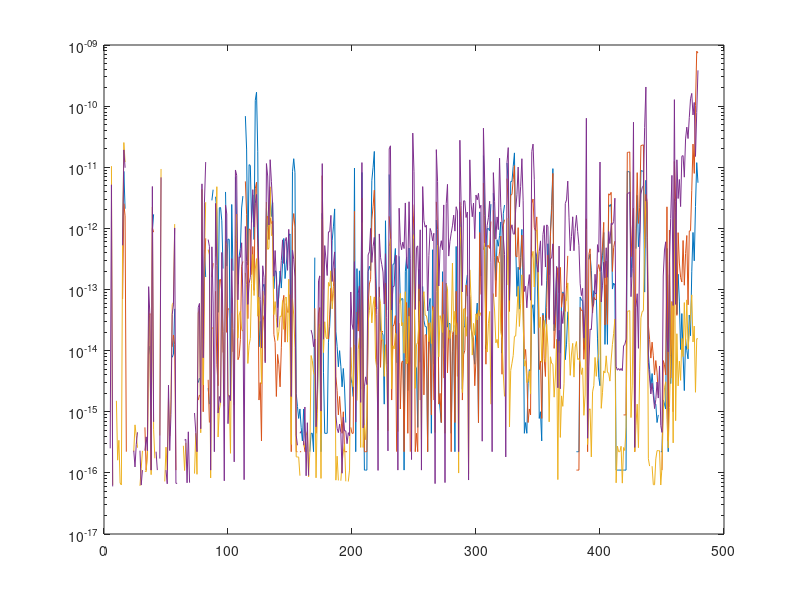

MATLAB code to generate this figure:
function test_linear_system
clear;
clc;
load('west0479.mat')
A = west0479;
x = [(1:479)', (-479:1:-1)'];
z = (1-1i)*x;
rng(11);
Aimag = 2*(rand(nnz(A),1)-0.5);
Az = A;
Az(find(Az)) = Az(find(Az))+Aimag*1i;

b = A*x;
bz = Az*z;

xsol = A\b;
zsol = Az\bz;

relreal = abs(1-xsol./x);
relcmp = abs(1-zsol./z);
semilogy(1:479,relreal,1:479,relcmp)
[i,j,s] = find(Az);

[~,m,~] = unique(j,'rows','last'); %Only works because of none empty columns

Ap = [0; m];
Ai = i-1;
Az = s;

savevector('testlin_Ap.dat',Ap,'int32');
savevector('testlin_Ai.dat',Ai,'int32');
savevector('testlin_Ax.dat',real(Az),'double');
savevector('testlin_Azim.dat',imag(Az),'double');
savevector('testlin_b.dat',b,'double');
savevector('testlin_bzr.dat',real(bz),'double');
savevector('testlin_bzi.dat',imag(bz),'double');

%For dense method
Adense_row_major = full(Az)';
Adense_row_major = [42; Adense_row_major(:)];
bdense_row_major = [42; b(:)];
bzrdense_row_major = [42; real(bz(:))];
bzidense_row_major = [42; imag(bz(:))];
savevector('testlin_Adense.dat',real(Adense_row_major),'double');
savevector('testlin_Adense_imag.dat',imag(Adense_row_major),'double');
savevector('testlin_bdense.dat',bdense_row_major,'double');
savevector('testlin_bzrdense.dat',bzrdense_row_major,'double');
savevector('testlin_bzidense.dat',bzidense_row_major,'double');

function savevector(filename,variable,precision)
fid = fopen(filename,'w');
fwrite(fid,variable,precision);
fclose(fid);
